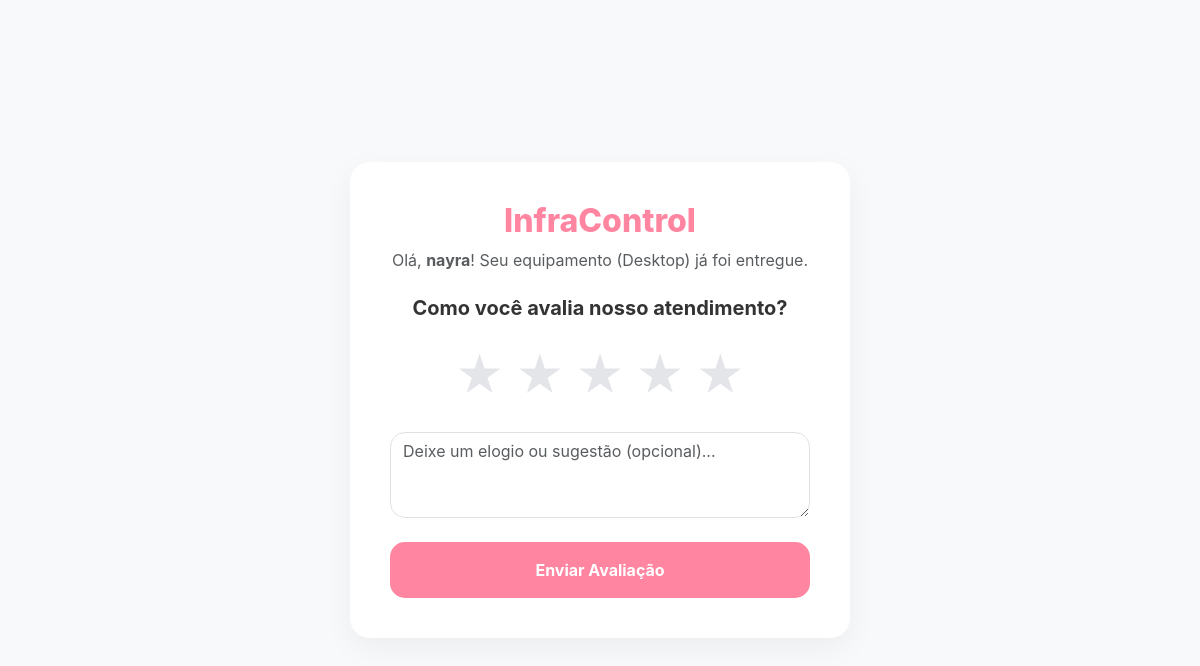
The page /avaliar/1 on the database as committed earlier.
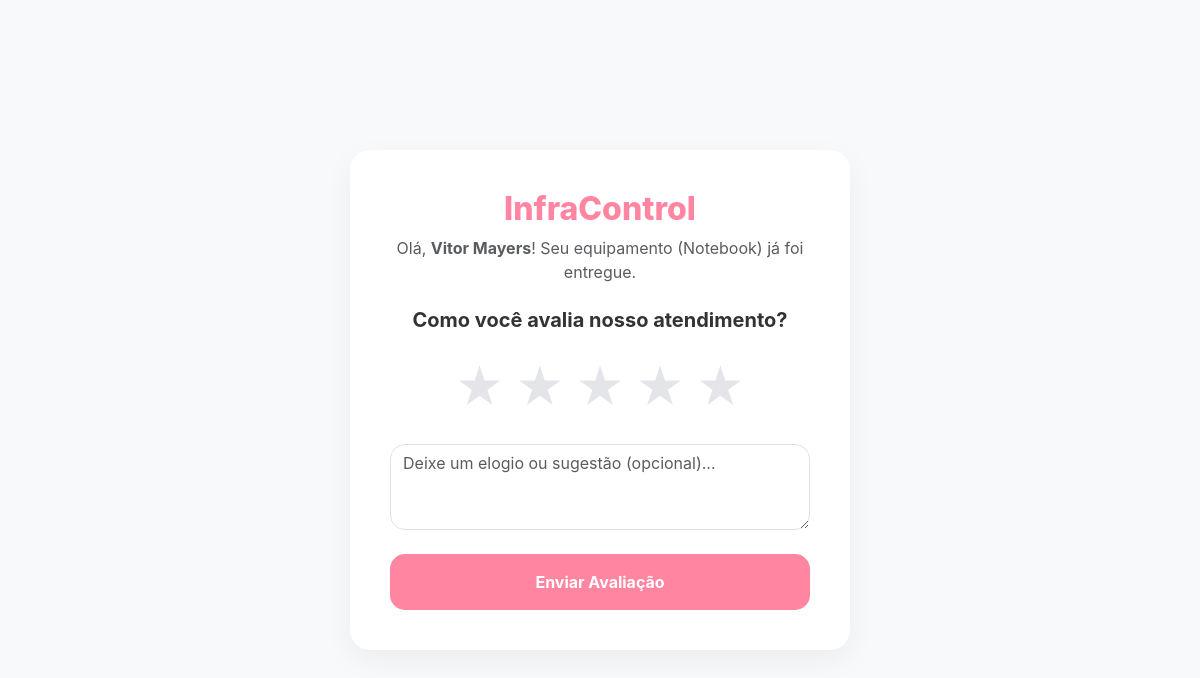
The same page on the database as committed later.
### models.py (models this page shows)
class Cliente(db.Model):
    id = db.Column(db.Integer, primary_key=True)
    nome = db.Column(db.String(100), nullable=False)
    email = db.Column(db.String(100))
    telefone = db.Column(db.String(20))
    ordens = db.relationship('OrdemServico', backref='cliente', lazy=True)

class OrdemServico(db.Model):
    id = db.Column(db.Integer, primary_key=True)
    cliente_id = db.Column(db.Integer, db.ForeignKey('cliente.id'), nullable=False)
    equipamento = db.Column(db.String(100), nullable=False)
    marca = db.Column(db.String(50))
    tipo_manutencao = db.Column(db.String(50))
    descricao_problema = db.Column(db.Text)
    diagnostico_ia = db.Column(db.Text)
    valor = db.Column(db.Float, default=0.0)
    desconto = db.Column(db.Float, default=0.0)
    status = db.Column(db.String(50), default='Aberto')
    data_abertura = db.Column(db.DateTime, default=db.func.current_timestamp())
    data_garantia = db.Column(db.DateTime)
    foto_antes = db.Column(db.String(255))
    nota_cliente = db.Column(db.Integer)
    comentario_cliente = db.Column(db.Text)
    itens = db.relationship('ItemOS', backref='ordem', lazy=True, cascade="all, delete-orphan")
    servicos_feitos = db.relationship('ItemServicoOS', backref='ordem', lazy=True, cascade="all, delete-orphan")

### app.py (the view)
@app.route('/avaliar/<int:os_id>', methods=['GET', 'POST'])
def avaliar(os_id):
    os_data = OrdemServico.query.get_or_404(os_id)
    sucesso = False
    if request.method == 'POST':
        os_data.nota_cliente = int(request.form.get('nota'))
        os_data.comentario_cliente = request.form.get('comentario')
        db.session.commit()
        sucesso = True
    return render_template('avaliar.html', os_data=os_data, sucesso=sucesso)

### templates/avaliar.html (shortened to what this page needs)
<!DOCTYPE html>
<html lang="pt-br">
<head>
    <link href="https://cdn.jsdelivr.net/npm/bootstrap@5.3.0/dist/css/bootstrap.min.css" rel="stylesheet">
</head>
<body>
    <div class="card-avaliacao">
        <h2 style="color: #ff85a1; font-weight: 800;">InfraControl</h2>
        {% if sucesso or os_data.nota_cliente %}
            <div class="alert alert-success mt-4" style="border-radius: 15px; border: none; background-color: #d1e7dd; color: #0f5132;">
                <h4 class="fw-bold mb-2">🎉 Muito Obrigado!</h4>
                <p class="mb-0">Sua avaliação ({{ os_data.nota_cliente }} estrelas) foi registrada com sucesso.</p>
            </div>
            <a href="javascript:window.close();" class="btn btn-outline-secondary mt-3" style="border-radius: 10px;">Fechar Aba</a>
        {% else %}
            <p class="text-muted mt-2">Olá, <strong>{{ os_data.cliente.nome }}</strong>! Seu equipamento ({{ os_data.equipamento }}) já foi entregue.</p>
            <h5 class="mt-4 fw-bold" style="color: #333;">Como você avalia nosso atendimento?</h5>
            <form method="POST">
                <div class="rating">
                    <input type="radio" name="nota" value="5" id="5"><label for="5">★</label>
                    <input type="radio" name="nota" value="4" id="4"><label for="4">★</label>
                    <input type="radio" name="nota" value="3" id="3"><label for="3">★</label>
                    <input type="radio" name="nota" value="2" id="2"><label for="2">★</label>
                    <input type="radio" name="nota" value="1" id="1" required><label for="1">★</label>
                </div>
                <textarea name="comentario" class="form-control mb-4" rows="3" placeholder="Deixe um elogio ou sugestão (opcional)..." style="border-radius: 15px;"></textarea>
                <button type="submit" class="btn btn-primary w-100 py-3 fw-bold text-white" style="border-radius: 15px; background-color: #ff85a1; border: none;">Enviar Avaliação</button>
            </form>
        {% endif %}
    </div>
</body>
</html>

### templates/avaliar.html (style rules this page uses)
body { background-color: #f8f9fa; display: flex; align-items: center; justify-content: center; min-height: 100vh; font-family: 'Inter', sans-serif; }
.card-avaliacao { background: white; border-radius: 20px; box-shadow: 0 10px 30px rgba(0,0,0,0.05); padding: 40px; width: 100%; max-width: 500px; text-align: center; }
.rating { display: flex; flex-direction: row-reverse; justify-content: center; gap: 10px; margin: 20px 0; }
.rating label { font-size: 3rem; color: #e4e5e9; cursor: pointer; transition: color 0.2s; }

Rows that differ between the two databases and show on the page:
changed Cliente: cliente.nome "nayra" → "Vitor Mayers"
changed OrdemServico: equipamento "Desktop" → "Notebook"
